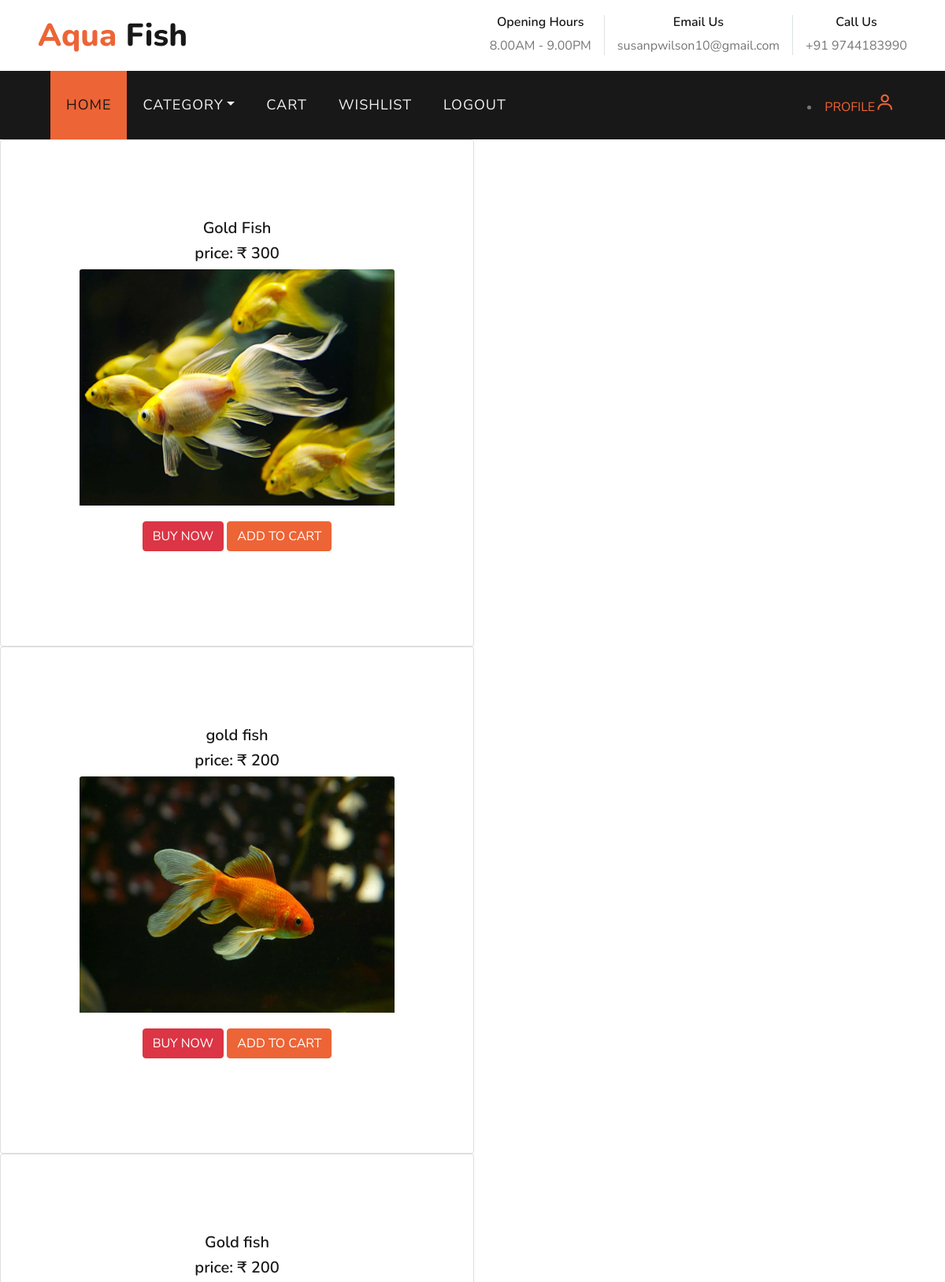
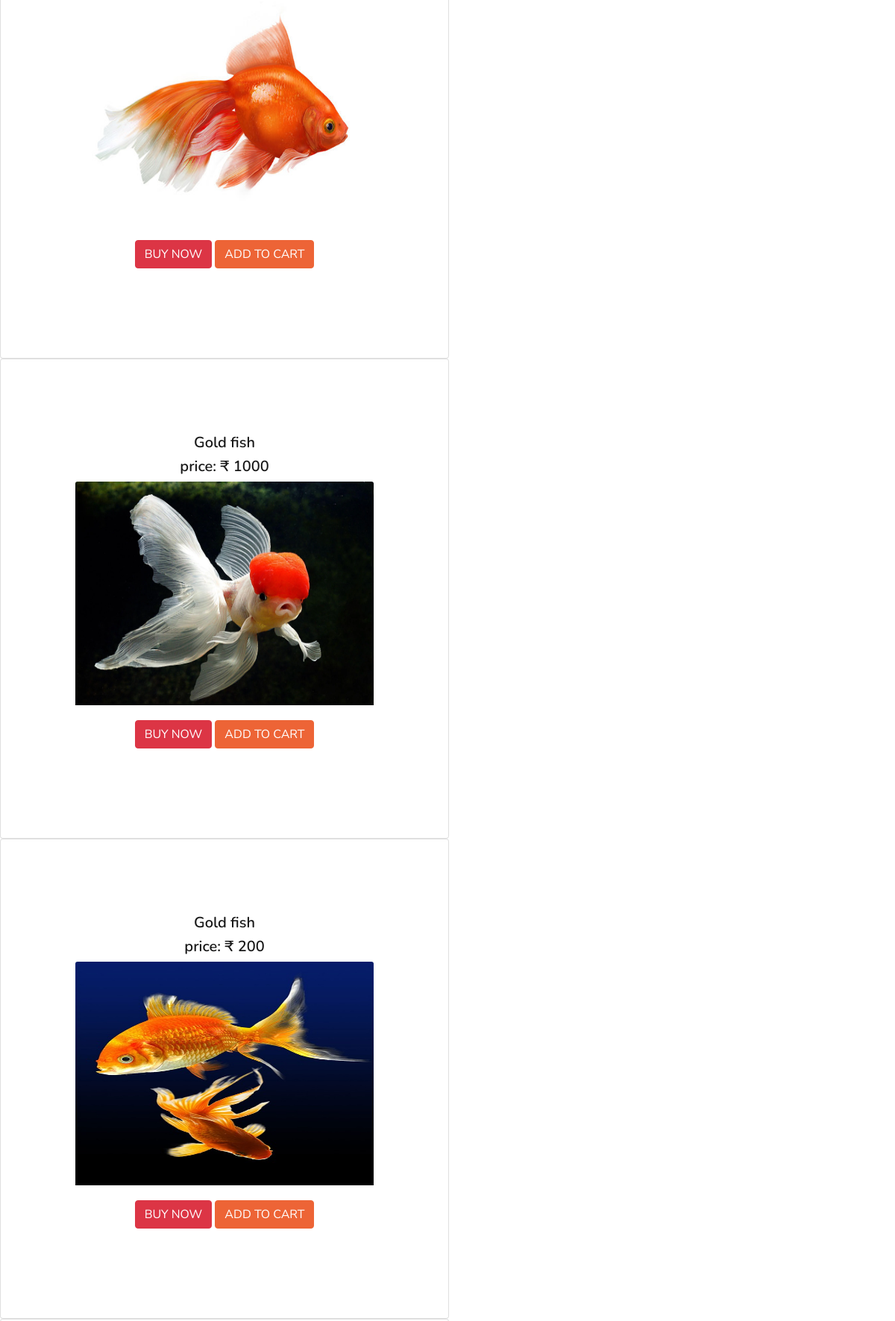
Screenshot of /goldfish (upper part) with the database file from the repository (2 pictures, top to bottom).
### myapps/models.py (models this page shows)
class fish(models.Model):
    fishname=models.CharField(max_length=20)
    fprice=models.IntegerField()
    fstock=models.IntegerField(default=1)
    fimage=models.FileField()
    description=models.CharField(max_length=100)
    category=models.CharField(max_length=20)

### myapps/views.py (the view)
# urls.py: path('goldfish',views.goldfish),
def goldfish(a):
    data=fish.objects.filter(category='GOLD FISH')
    return render(a,'goldfish.html',{'data':data})

### template/goldfish.html (shortened to what this page needs)
<!DOCTYPE html>
<html lang="en">
<head>
    {% load static %}
     <link href='https://unpkg.com/boxicons@2.1.4/css/boxicons.min.css' rel='stylesheet'>
    <link href="https://cdnjs.cloudflare.com/ajax/libs/font-awesome/5.10.0/css/all.min.css" rel="stylesheet">
    <link href="{% static 'lib/flaticon/font/flaticon.css' %}" rel="stylesheet">
    <link href="{% static 'lib/owlcarousel/assets/owl.carousel.min.css' %}" rel="stylesheet">
    <link href="{% static 'lib/tempusdominus/css/tempusdominus-bootstrap-4.min.css' %}" rel="stylesheet" />
    <link href="{% static 'css/halo.css' %}" rel="stylesheet">
</head>
<body>
        <div class="row py-3 px-lg-5">
            <div class="col-lg-4">
                <a href="" class="navbar-brand d-none d-lg-block">
                    <h1 class="m-0 display-5 text-capitalize"><span class="text-primary">Aqua </span>Fish</h1>
                </a>
            </div>
            <div class="col-lg-8 text-center text-lg-right">
                <div class="d-inline-flex align-items-center">
                    <div class="d-inline-flex flex-column text-center pr-3 border-right">
                        <h6>Opening Hours</h6>
                        <p class="m-0">8.00AM - 9.00PM</p>
                    </div>
                    <div class="d-inline-flex flex-column text-center px-3 border-right">
                        <h6>Email Us</h6>
                        <p class="m-0">susanpwilson10@gmail.com</p>
                    </div>
                    <div class="d-inline-flex flex-column text-center pl-3">
                        <h6>Call Us</h6>
                        <p class="m-0">+91 9744183990</p>
                    </div>
                </div>
            </div>
        </div>
    <div class="container-fluid p-0">
        <nav class="navbar navbar-expand-lg bg-dark navbar-dark py-3 py-lg-0 px-lg-5">
            <div class="collapse navbar-collapse justify-content-between px-3" id="navbarCollapse">
                <div class="navbar-nav mr-auto py-0">
                    <a href="userhome" class="nav-item active nav-link">HOME</a>
                    <div class="nav-item dropdown">
                        <a href="#" class="nav-link dropdown-toggle" data-toggle="dropdown">CATEGORY</a>
                    </div>
                     <a href="displaycart" class="nav-item nav-link">CART</a>
                    <a href="displaywishlist" class="nav-item nav-link">WISHLIST</a>
                     <a href="logout" class="nav-item nav-link">LOGOUT</a>
                </div>
                <li><a href="profile">PROFILE<i class='bx bx-user like bx-sm'></i></a></li>
            </div>
        </nav>
    </div>
{% for i in data %}
<div class="card" style="display:inline-block;padding:100px;">
                   <h5 align="center"  class="card-tittle">{{i.fishname}}</h5>
          <h5 align="center"  class="card-tittle">   price: ₹ {{i.fprice}}</h5>
             <a href="description/{{i.pk}}" ><img class="card-img-top" src="{{i.fimage.url}}" style="width:400px;height:300px;"></a>
            <div class="card-body">
 {% if i in list %}
          <div align="center">
            <a class="btn btn-danger"href="details/{{i.pk}}">BUY now</a>
              <a class="btn btn-danger" href="displaycart">GO TO CART</a></div>
            {% else %}
          <div align="center">
           <a class="btn btn-danger"href="details/{{i.pk}}">BUY NOW</a>
              <a class="btn btn-primary" href="cart/{{i.pk}}">ADD TO CART</a></div>
{% endif %}
            </div>
        </div>
      {% endfor %}
</body>
</html>

### rows the page displays
fish: fishname "Gold Fish", fprice "300", fimage (picture)
fish: fishname "gold fish", fprice "200", fimage (picture)
fish: fishname "Gold fish", fprice "200", fimage (picture)
fish: fishname "Gold fish", fprice "1000", fimage (picture)
fish: fishname "Gold fish", fprice "200", fimage (picture)
